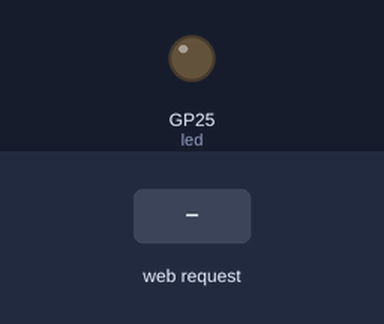
A program run on a simulated Raspberry Pi Pico running MicroPython. Parts: output pins drawn as LEDs (lit = HIGH). The test bench sets the inputs (shaded band). WiFi joins after 1.5 s; what the program prints to the serial console is not drawn.

Above: at 2.8 s.
2.9 s: HTTP request GET /?led_2_on received
At 3.3 s:
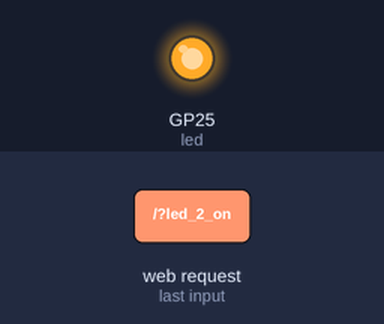
4.4 s: HTTP request GET /?led_2_off received
At 5.6 s:
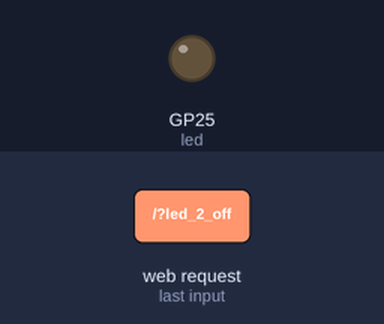
Timing chart, 0 to 7.4 s (numbered marks = the images above; inputs shaded):
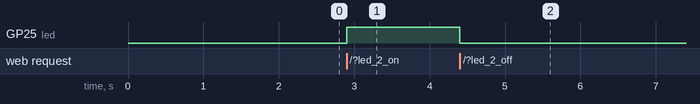

The program:

wifi_ap_sta.py
```python
import wifimgr     # importing the Wi-Fi manager library
from time import sleep
import machine
import gc
try:
  import usocket as socket
except:
  import socket

###########################################
def web_page():
###########################################
    html = """<html>

<head>
    <meta name="viewport" content="width=device-width, initial-scale=1">
    <link rel="stylesheet" href="https://use.fontawesome.com/releases/v5.7.2/css/all.css"
     integrity="sha384-fnmOCqbTlWIlj8LyTjo7mOUStjsKC4pOpQbqyi7RrhN7udi9RwhKkMHpvLbHG9Sr" crossorigin="anonymous">
    <style>
        html {
            font-family: Arial;
            display: inline-block;
            margin: 0px auto;
            text-align: center;
        }

        .button {
            background-color: #ce1b0e;
            border: none;
            color: white;
            padding: 16px 40px;
            text-align: center;
            text-decoration: none;
            display: inline-block;
            font-size: 16px;
            margin: 4px 2px;
            cursor: pointer;
        }

        .button1 {
            background-color: #000000;
        }
    </style>
</head>

<body>
    <h2> Raspberry Pi Pico Web Server</h2>
    <p>LED state: <strong>""" + led_state + """</strong></p>
    <p>
        <i class="fas fa-lightbulb fa-3x" style="color:#c81919;"></i>
        <a href=\"?led_2_on\"><button class="button">LED ON</button></a>
    </p>
    <p>
        <i class="far fa-lightbulb fa-3x" style="color:#000000;"></i>
        <a href=\"?led_2_off\"><button class="button button1">LED OFF</button></a>
    </p>
</body>

</html>"""
    return html


###########################################
# S T A R T   O F    P R O G R A M
###########################################
led = machine.Pin("LED",machine.Pin.OUT)
wlan = wifimgr.get_connection()        #initializing wlan

if wlan is None:
    GV_RUN = False
    print("Could not initialize the network connection.")
else:
    GV_RUN = True
    print(" Raspberry Pi Pico W OK")
    led_state = "OFF"

s = socket.socket(socket.AF_INET, socket.SOCK_STREAM)
s.setsockopt(socket.SOL_SOCKET, socket.SO_REUSEADDR, 1)
s.bind(('', 80))
s.listen(5)

while GV_RUN:
    try:
        if gc.mem_free() < 102000:
            gc.collect()

        try:
            conn, addr = s.accept()
        except KeyboardInterrupt:
            GV_RUN = False
            print("** Ctrl+C pressed")
            break

        conn.settimeout(3.0)
        print('Received HTTP GET connection request from %s' % str(addr))
        request = conn.recv(1024)
        conn.settimeout(None)
        request = str(request)
        print('GET Rquest Content = %s' % request)
        led_on = request.find('/?led_2_on')
        led_off = request.find('/?led_2_off')
        if led_on == 6:
            print('LED ON -> GPIO2')
            led_state = "ON"
            led.on()
        if led_off == 6:
            print('LED OFF -> GPIO2')
            led_state = "OFF"
            led.off()
        response = web_page()
        conn.send('HTTP/1.1 200 OK\n')
        conn.send('Content-Type: text/html\n')
        conn.send('Connection: close\n\n')
        conn.sendall(response)
        conn.close()
    except OSError as e:
        conn.close()
        print('Connection closed')
```

Measured:
- after the input at 2.9 s, GP25 (led): LOW → HIGH at once
- after the input at 4.4 s, GP25 (led): HIGH → LOW at once
